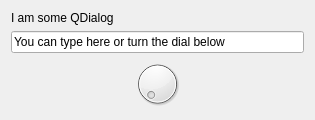
<?xml version="1.0" encoding="UTF-8"?>
<ui version="4.0">
 <class>QtSomeDialog</class>
 <widget class="QDialog" name="QtSomeDialog">
  <property name="geometry">
   <rect>
    <x>0</x>
    <y>0</y>
    <width>315</width>
    <height>120</height>
   </rect>
  </property>
  <property name="windowTitle">
   <string>Dialog</string>
  </property>
  <layout class="QVBoxLayout" name="verticalLayout">
   <item>
    <widget class="QLabel" name="label">
     <property name="text">
      <string>I am some QDialog</string>
     </property>
    </widget>
   </item>
   <item>
    <widget class="QLineEdit" name="lineEdit">
     <property name="text">
      <string>You can type here or turn the dial below</string>
     </property>
    </widget>
   </item>
   <item>
    <widget class="QDial" name="dial"/>
   </item>
  </layout>
 </widget>
 <resources/>
 <connections/>
</ui>
